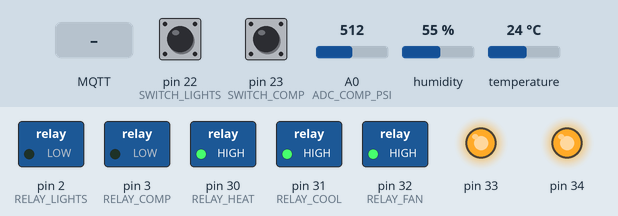
This sketch was run on a simulated Arduino Mega 2560, built with avr-gcc and run on an emulated ATmega2560. Shown: switched loads named in the sketch (green lamp = pin HIGH), output pins drawn as LEDs (lit = HIGH). The test bench sets the inputs (shaded band); at power-on: pin 22 (SWITCH_LIGHTS) HIGH, pin 23 (SWITCH_COMP) HIGH, A0 (ADC_COMP_PSI) = 512, humidity 55 %, temperature 24 °C. WiFi joins after 1.5 s; servers stay silent unless stated; no MQTT or app messages arrive unless stated.

Above: at 4.2 s.
4.3 s: MQTT message "cool" arrives on the first subscribed topic
At 6.0 s:
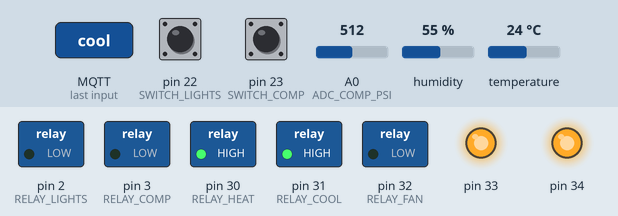
7.0 s: pin 22 (SWITCH_LIGHTS) pulled LOW for 0.15 s
At 7.4 s:
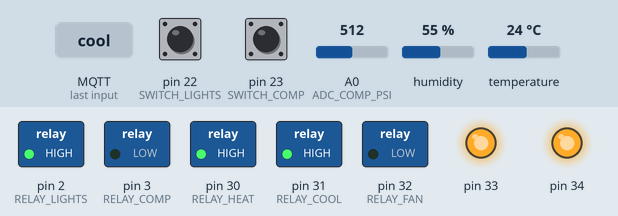
9.0 s: pin 23 (SWITCH_COMP) pulled LOW for 0.15 s
At 9.26 s:
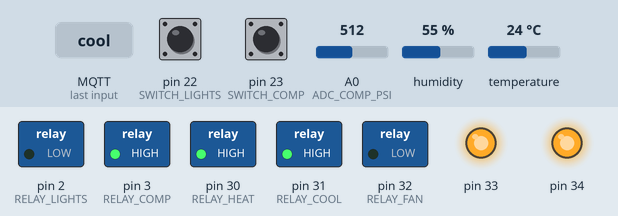
11.0 s: pin 23 (SWITCH_COMP) pulled LOW for 3.2 s
At 15.3 s:
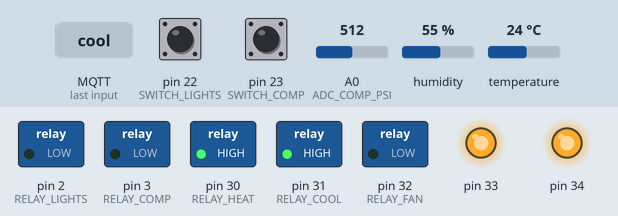
16.0 s: pin 22 (SWITCH_LIGHTS) pulled LOW for 3.2 s
At 16.4 s:
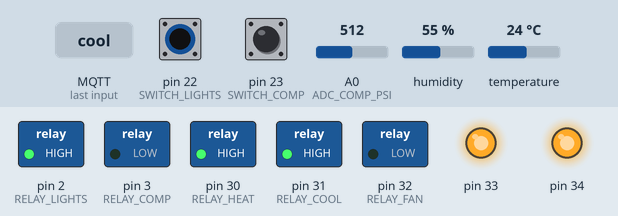
21.0 s: pin 22 (SWITCH_LIGHTS) driven LOW and pin 23 (SWITCH_COMP) driven LOW
At 21.4 s:
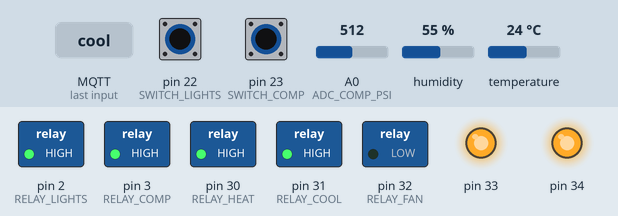
Timing chart, 0 to 31.5 s (numbered marks = the images above; inputs shaded):
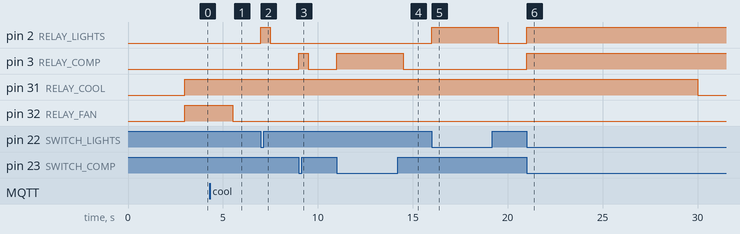

The sketch:

ard_shop_automation.ino
```cpp
#include <dhtnew.h>
#include <SPI.h>
#include <Ethernet.h>
#include <PubSubClient.h>
#include <ArduinoJson.h>
#include <PZEM004T.h>

#define RELAY_HEAT 30
#define RELAY_COOL 31
#define RELAY_FAN 32
#define RELAY_LIGHTS 2
#define RELAY_COMP 3

#define ADC_COMP_PSI A0
#define SWITCH_LIGHTS 22
#define SWITCH_COMP 23

DHTNEW mySensor(48);
PZEM004T* pzemA;
PZEM004T* pzemB;

// Update these with values suitable for your hardware/network.
byte mac[]    = {  0xDE, 0xED, 0xBA, 0xFE, 0xFE, 0xBE };
IPAddress server(192, 168, 1, 100);
IPAddress ip(192, 168, 0, 29);
IPAddress myDns(192, 168, 0, 1);

EthernetClient eClient;
PubSubClient client(eClient);

long lastReconnectAttempt = 0;

int setTemp = 0;
String setMode = "";
float tempF = 0.00;
float humidityRH = 0.00;
float thermostatHysteresis = 3.00;
unsigned long lastTimer = 0UL;
bool stateHeating = false;
bool stateCooling = false;
bool stateFan = false;
bool stateCool = false;
bool stateLights1 = false;
bool stateComp1 = false;
bool stateLights1SW = false;
bool stateComp1SW = false;
bool state_act_lights1 = false;
bool state_act_comp1 = false;
unsigned long coolTimer = 0UL;
String setLights1 = "";
String setComp1 = "";

boolean reconnect() {
  if (client.connect("ArduinoShop")) {
    client.subscribe("hvac/mode/set");
    client.subscribe("hvac/temperature/set");
    client.subscribe("shop/switch/lights1/set");
    client.subscribe("shop/switch/comp1/set");

  }
  return client.connected();
}

void callback(char* topic, byte* payload, unsigned int length) {
  String tmpTopic = topic;
  char tmpStr[length+1];
  for (int x=0; x<length; x++) {
    tmpStr[x] = (char)payload[x]; // payload is a stream, so we need to chop it by length.
  }
  tmpStr[length] = 0x00; // terminate the char string with a null

  if (tmpTopic == "hvac/mode/set") {setMode = tmpStr; }
  else if (tmpTopic == "hvac/temperature/set") { setTemp = atoi(tmpStr); }
  else if (tmpTopic == "shop/switch/lights1/set") { setLights1 = tmpStr; }
  else if (tmpTopic == "shop/switch/comp1/set") { setComp1 = tmpStr; }

}

void setup() {
  client.setServer(server, 1883);
  client.setCallback(callback);

 //Serial.println("Initialize Ethernet with DHCP:");
  if (Ethernet.begin(mac) == 0) {
    //Serial.println("Failed to configure Ethernet using DHCP");
    // Check for Ethernet hardware present
    if (Ethernet.hardwareStatus() == EthernetNoHardware) {
      //Serial.println("Ethernet shield was not found.  Sorry, can't run without hardware. :(");
      //errorProc(1);
    }
    if (Ethernet.linkStatus() == LinkOFF) {
      //Serial.println("Ethernet cable is not connected.");
      //errorProc(2);
    }
    // try to congifure using IP address instead of DHCP:
    Ethernet.begin(mac, ip, myDns);
  } else {
    //Serial.print("  DHCP assigned IP ");
    //Serial.println(Ethernet.localIP());
  }
  delay(1500);
  lastReconnectAttempt = 0;

  /*for (int i=30; i<= 46; i++) {
    pinMode(i, OUTPUT);
    digitalWrite(i, HIGH); // Relays are active with a LOW signal
  }*/

  for (int i = 30; i <= 34; i++) {
    pinMode(i, OUTPUT);
    digitalWrite(i,HIGH);
  }
  pinMode(RELAY_LIGHTS,OUTPUT);
  digitalWrite(RELAY_LIGHTS,LOW);
  pinMode(RELAY_COMP,OUTPUT);
  digitalWrite(RELAY_COMP,LOW);

  pzemA = new PZEM004T(&Serial1);
  pzemA->setAddress(ip);
  pzemB = new PZEM004T(&Serial2);
  pzemB->setAddress(ip);

  pinMode(SWITCH_LIGHTS,INPUT_PULLUP);
  pinMode(SWITCH_COMP,INPUT_PULLUP);
}

void loop() {
  if (!client.connected()) {
    long now = millis();
    if (now - lastReconnectAttempt > 5000) {
      lastReconnectAttempt = now;
      // Attempt to reconnect
      if (reconnect()) {
        lastReconnectAttempt = 0;
      }
    }
  } else {
    // Client connected

    client.loop();
  }

  if (millis() - lastTimer >= 500) {
    /** \brief setup current values
     *
     *
     */
    lastTimer = millis();
    int chk = mySensor.read();
    humidityRH = mySensor.getHumidity();
    tempF = ((mySensor.getTemperature() * 1.80) + 32.00);
    float adcCompPsiVolts = ((5.00/1024)*analogRead(ADC_COMP_PSI));
    float adcCompPsi = map(adcCompPsiVolts,0.50,4.50,0,150);

    /*float vA = pzemA->voltage(ip);
    float iA = pzemA->current(ip);
    float pA = pzemA->power(ip);
    float eA = pzemA->energy(ip);
    float vB = pzemB->voltage(ip);
    float iB = pzemB->current(ip);
    float pB = pzemB->power(ip);
    float eB = pzemB->energy(ip);*/

    /** \brief handle switches
     *
     *
     */
    if (setLights1 == "ON") {
        stateLights1 = true;
    } else if (setLights1 == "OFF") {
        stateLights1 = false;
    }
    if (digitalRead(SWITCH_LIGHTS) == HIGH) {stateLights1SW = true;}
    else {stateLights1SW = false;}
    if (stateLights1 == stateLights1SW) {
        digitalWrite(RELAY_LIGHTS,HIGH);
        state_act_lights1 = true;
    } else {
        digitalWrite(RELAY_LIGHTS,LOW);
        state_act_lights1 = false;
    }

    if (setComp1 == "ON") {
        stateComp1 = true;
    } else if (setComp1 == "OFF") {
        stateComp1 = false;
    }
    if (digitalRead(SWITCH_COMP) == HIGH) {stateComp1SW = true;}
    else {stateComp1SW = false;}
    if (stateComp1 == stateComp1SW) {
        digitalWrite(RELAY_COMP,HIGH);
        state_act_comp1 = true;
    } else {
        digitalWrite(RELAY_COMP,LOW);
        state_act_comp1 = false;
    }

    /** \brief handle thermostat
     *
     *
     */
    if (setMode == "off") {
        stateHeating = false;
        stateCooling = false;
    } else if (setMode == "heat") {
        stateCooling = false;
        if (tempF >= setTemp) {stateHeating = false;}
        else if (tempF <= setTemp - thermostatHysteresis) {stateHeating = true;}
    } else if (setMode == "cool") {
        stateHeating = false;
        if (tempF <= setTemp) {stateCooling = false;}
        else if (tempF >= setTemp + thermostatHysteresis) {stateCooling = true;}
    } else if (setMode == "auto") {
        if (tempF >= setTemp + thermostatHysteresis && stateCooling == false) {
            stateCooling = true;
            stateHeating = false;
        } else if (tempF <= setTemp - thermostatHysteresis && stateHeating == false) {
            stateCooling = false;
            stateHeating = true;
        } else if ((tempF >= setTemp && stateHeating == true) || (tempF <= setTemp && stateCooling == true)) {
            stateCooling = false;
            stateHeating = false;
        }

    }
    if (stateHeating == true) {digitalWrite(RELAY_HEAT, LOW);}
    else {digitalWrite(RELAY_HEAT, HIGH);}
    if (stateCooling == true && stateFan == false && stateCool == false) { digitalWrite(RELAY_FAN, LOW); stateFan = true; }
    else if (stateCooling == true && millis() - coolTimer >= 30000 && stateFan == true && stateCool == false) {stateCool = true; coolTimer = millis(); digitalWrite(RELAY_COOL, LOW);}
    else if(stateCooling == false) {digitalWrite(RELAY_COOL, HIGH); digitalWrite(RELAY_FAN, HIGH); stateFan = false; stateCool = false;}

    /** \brief setup and send values and states
     *
     *
     */
    char sz[32];
    String strAction = "";
    if (stateHeating == true) {strAction = "heating";}
    else if (stateCooling == true) {strAction = "cooling";}
    else {strAction = "off";}
    strAction.toCharArray(sz, 32);
    client.publish("hvac/action",sz);
    dtostrf(tempF, 4, 2, sz);
    client.publish("hvac/temperature/current",sz);
    dtostrf(humidityRH, 4, 2, sz);
    client.publish("hvac/humidity/current",sz);
    if (state_act_lights1 == true) {
        client.publish("shop/switch/lights1","ON");
    } else {
        client.publish("shop/switch/lights1","OFF");
    }
    if (state_act_comp1 == true) {
        client.publish("shop/switch/comp1","ON");
    } else {
        client.publish("shop/switch/comp1","OFF");
    }
    if (state_act_lights1 == true) {
        client.publish("shop/switch/lights1/state","ON");
    } else {
        client.publish("shop/switch/lights1/state","OFF");
    }
    if (state_act_comp1 == true) {
        client.publish("shop/switch/comp1/state","ON");
    } else {
        client.publish("shop/switch/comp1/state","OFF");
    }
    dtostrf(adcCompPsi, 4, 2, sz);
    client.publish("shop/sensor/comppsi1",sz);
    /*dtostrf(vA, 4, 2, sz);
    client.publish("shop/sensor/vA",sz);
    dtostrf(iA, 4, 2, sz);
    client.publish("shop/sensor/iA",sz);
    dtostrf(pA, 4, 2, sz);
    client.publish("shop/sensor/pA",sz);
    dtostrf(eA, 4, 2, sz);
    client.publish("shop/sensor/eA",sz);
    dtostrf(vB, 4, 2, sz);
    client.publish("shop/sensor/vB",sz);
    dtostrf(iB, 4, 2, sz);
    client.publish("shop/sensor/iB",sz);
    dtostrf(pB, 4, 2, sz);
    client.publish("shop/sensor/pB",sz);
    dtostrf(eB, 4, 2, sz);
    client.publish("shop/sensor/eB",sz);*/
  }
}
```

Measured:
- after the input at 4.3 s, pin 32 (RELAY_FAN): HIGH → LOW after 1.2 s
- after the input at 7.0 s, pin 2 (RELAY_LIGHTS): LOW → HIGH at once, → LOW 0.50 s later
- after the input at 9.0 s, pin 3 (RELAY_COMP): LOW → HIGH at once, → LOW 0.50 s later
- after the input at 11.0 s, pin 3 (RELAY_COMP): LOW → HIGH at once, → LOW 3.5 s later
- after the input at 16.0 s, pin 2 (RELAY_LIGHTS): LOW → HIGH at once, → LOW 3.5 s later
- after the input at 21.0 s, pin 2 (RELAY_LIGHTS), pin 3 (RELAY_COMP): LOW → HIGH at once
